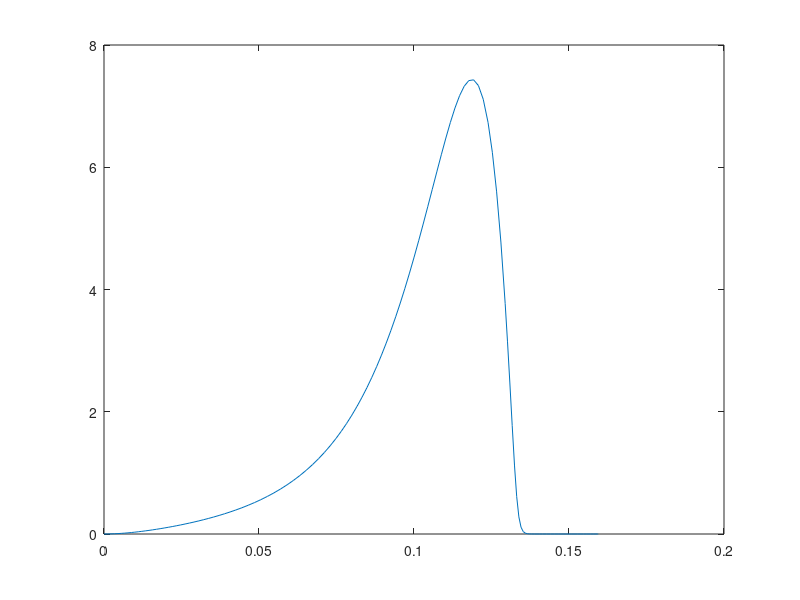

MATLAB code to generate this figure: (Note: this script raises an error after producing the figure.)
function test_muscle2

%optimized parameters:
%2: m = 0.0542; b = 0.2802; lc0 = 0.9678; k1 = 6.7281; k2 = 23.2794; k30 = 51.3537; k40 = 19.3801; km1 = 17.5804; km2 = 6.0156    ->> sum(dx^2) = 6.056118

filename = 'test_muscle2.h5';
doanalysis = {'phase','pert'};
doplot = {'init','phase','pert','nonlin','damping','calcium'}; %{'init','phase','pert','dev','length','nonlin','damping','calcium'};

par.L0 = 2.94;                  % mm
par.Lis = 2.7;                  % mm

par.lc0 = 1;                    % nondimensional
par.lambda2 = -20;              % nondim
par.L1 = par.lc0 - 0.05;        % nondim

par.C = 2;
par.S = 6;

par.P0 = 67;                    % mN/mm^2

par.k1 = 6.7281;                % 1/s
par.k2 = 23.2794;               % 1/s
par.k30 = 51.3537;              % 1/s
par.k40 = 19.3801;              % 1/s
par.km1 = 17.5804;              % 1/s
par.km2 = 6.0156;               % 1/s

par.msarc = 0.0542;                % arbitrary

par.alpham = 0.8;               
par.alphap = 2.9;
par.alphamax = 1.8;

par.mu = 23;

par.s = 0.05;

par.A = 0.125/par.L0;
par.phi = 0.1;
par.T = 1;
par.actdur = 0.36;

par.act = @(t) mod(t,1) < par.actdur;
par.L = @(t) par.L1 + par.A * cos(2*pi/T * (t - par.phi));

dt = 0.005;
phitest = 0:0.05:0.95;
showphi = [1 6 11 17];

dt = 0.005;
t0 = (0:dt:par.T)';

nd = 5;

pertmag = 0.1;

if ismember('init',doplot)
    tinit = [0 15*par.T];
    odeopt = odeset('RelTol',1e-6); %, 'OutputFcn', @odeplot);
    
    phi1 = 0.1;
    
    par.L = @(t) par.L1 + par.A * cos(2*pi/par.T * (t - phi1));
    par.Lp = @(t) -2*pi/par.T * par.A * sin(2*pi/par.T * (t - phi1));
    par.Lpp = @(t) -(2*pi/par.T * par.A)^2 * cos(2*pi/par.T * (t - phi1));
    X0 = [par.L1+par.A   0   0   0   1];
    [t,x] = ode45(@(t,x) odefcn(t,x,par), tinit, X0, odeopt);

    Pc1 = Pc(x(:,1),x(:,2), x(:,4), par);
    
    plot(t,Pc1);
end

if (ismember('phase',doanalysis))
    n = par.T / dt + 1;
    z = zeros(n,1);
    z5 = zeros(n,5);
    
    phasedata = struct('t',z, 'x',z5, 'xp',z5, 'sol',struct([]), ...
        'per',par.T, 'fcn',@(t,x) odefcn(t,x,par), ...
        'phi',0,'L',z,'V',z, 'L1',0, 'A',0, 'T',0, 'lc',z, 'vc',z, 'Pc',z, ...
        'jfcn',@(t,x) jfcn(t,x,par), 'fx',zeros(n,5,5), 'fexp',zeros(5,1), ...
        'fmode',zeros(n,5,5));
    phasedata = repmat(phasedata,[1 length(phitest)]);
    
    progress(0,length(phitest),'**** Phi test');
    for i = 1:length(phitest)
        phi1 = phitest(i);
        
        par.L = @(t) par.L1 + par.A * cos(2*pi/par.T * (t - phi1));
        par.V = @(t) -2*pi/par.T * par.A * sin(2*pi/par.T * (t - phi1));
        X0 = [0   0   0   0   1];
        
        [~,~,data1] = get_limit_cycle(@(t,x) odefcn(t,x,par), dt, par.T, X0, ...
            'Display','iter-detailed', 'fixedperiod',true, 'initialcycles',2, 'TolX',1e-8, 'RelTol',1e-6);
        data1.phi = phi1;
        data1.L = par.L(data1.t);
        data1.V = par.V(data1.t);
        data1.L1 = par.L1;
        data1.A = par.A;
        data1.T = par.T;
        data1.lc = data1.L - data1.x(:,1);
        data1.vc = data1.V - data1.x(:,2);
        data1.Pc = Pc(data1.lc, data1.vc, data1.x(:,4), par);
        
        data1 = get_floquet(data1,@(t,x) jfcn(t,x,par), 100);
        phasedata(i) = data1;
        
        progress(i);
    end
    h5writestruct(filename,phasedata,'rootgroup','phase');
end

if ismember('phase',doplot)
    phasedata = h5readstruct(filename,'rootgroup','phase');
    
    Pcall = cat(2,phasedata.Pc);

    figureseries('Phase effect');
    clf;
    maxforce = max(Pcall(:));
    hax = -1*ones(4,2);
    for i = 1:4
        hax(i,1) = subplot(2,2,i);
        hax(i,2) = copyobj(hax(i,1), gcf);

        pos = get(hax(i,1),'Position');
        height = pos(4);
        pos1 = pos;
        pos1(2) = pos1(2) + 0.25*height;
        pos1(4) = 0.75*height;
        pos2 = pos;
        pos2(4) = 0.25*height;

        set(hax(i,1),'Position',pos1);
        set(hax(i,2),'Position',pos2);

        fill([0 par.actdur par.actdur 0],[0 0 maxforce maxforce],[0.8 0.8 0.8], 'Parent',hax(i,1), ...
            'EdgeColor','none');

        fill([0 par.actdur par.actdur 0],par.L1 + par.A*[-1 -1 1 1],[0.8 0.8 0.8], 'Parent',hax(i,2), ...
            'EdgeColor','none');

        j = showphi(i);

        addplot(hax(i,1), phasedata(j).t, phasedata(j).Pc, 'r-', 'LineWidth',2);
        addplot(hax(i,2), phasedata(j).t, phasedata(j).L,'k-');
        axis(hax(i,2),'tight');
        xtick(hax(i,1), 'labeloff');

        xlabel(hax(i,2),'Time (s)');
        ylabel(hax(i,1),'Force (mN)');

        yl = get(hax(i,1),'YLim');
        maxforce = max(maxforce,yl(2));
    end;
    set(hax(:,1),'YLim',[0 maxforce]);
    set(hax, 'TickDir','out');
    set(hax(:,2), 'YAxisLocation','right');
    set(gcf,'Color','w');
    print('-dpdf','PhaseEffect.pdf');

    fxx = cat(4, phasedata.fx);
    sgn1 = sign(fxx(1,1,1,:));
    fxx(:,:,1,:) = bsxfun(@times, fxx(:,:,1,:), sgn1);

    fexp = cat(2,phasedata.fexp);

    figureseries('Mode time constants');
    plot(phitest, log(0.5) ./ real(fexp)');
    xlabel('Phase');
    ylabel('t_{1/2} (sec)');
    title('Mode time constants');
    print('-dpdf','ModeTimeConstants.pdf');

    t = phasedata(1).t;

    figureseries('Floquet modes vs. phi');
    clf;
    for i = 1:4,
        subplot(2,2,i);
        j = showphi(i);
        plot(phasedata(j).t, real(fxx(:,:,1,j)));
        if any(~isreal(fxx(:,:,1,j)))
            addplot(phasedata(j).t, imag(fxx(:,:,1,j)));
        end
        xlabel('Time (s)');
        title(sprintf('\\phi_{act} = %g',phitest(j)));
    end
    legend('lc','vc','Ca','Caf','m','Location','best');
    print('-dpdf','FloquetModesVsPhi.pdf');

    figureseries('Floquet exp');
    clf;
    i = 1;
    subplot(2,2,1);
    plot(phasedata(i).t, fxx(:,:,1,i), 'LineWidth',2);
    xlabel('Time (s)');
    labellines({'\delta l_c','\delta v_c', '\delta Ca', '\delta Caf', '\delta m'}, ...
        'location',[0.05 0.1 0.6 0.5 0.8],'rotation',0);

    a = find(t >= phitest(6),1);
    k = [a:length(t) 1:a-1]';
    dec = exp(phasedata(i).fexp(1)*phasedata(i).t);
    dec1 = zeros(size(dec));
    dec1(k) = dec;

    subplot(2,2,2);
    plot(phasedata(i).t, dec1,'k-', 'LineWidth',2);
    xlabel('Time (s)');

    subplot(2,4,6:7);
    plot(phasedata(i).t, bsxfun(@times, fxx(:,:,1,i), dec1), 'LineWidth',2);
    xlabel('Time (s)');
    print('-dpdf','FloquetExp.pdf');

    figureseries('Deviation from steady vs. phi');
    clf;
    for i = 1:4,
        subplot(2,2,i);
        j = showphi(i);
        h1 = plot(phasedata(j).t, phasedata(j).x, 'k--');
        h2 = addplot(phasedata(j).t, phasedata(j).x + 0.1*real(fxx(:,:,1,j)));
        xlabel('Time (s)');
        title(sprintf('\\phi_{act} = %g',phitest(j)));
    end
    legend([h1(1); h2], 'steady','lc','vc','Ca','Caf','m','Location','best');
    print('-dpdf','DevVsPhi.pdf');
end

if (ismember('pert',doanalysis))
    data = h5readstruct(filename,'rootgroup','phase');
    
    i = 3;
    t0 = data(i).t;
    xbase = data(i).x;
    Pcbase = data(i).Pc;
    lcbase = data(i).lc;
    vcbase = data(i).vc;
    
    phi1 = phitest(i);

    par.L = @(t) data(i).L1 + data(i).A * cos(2*pi/data(i).T * (t - data(i).phi));
    par.V = @(t) -2*pi/data(i).T * data(i).A * sin(2*pi/data(i).T * (t - data(i).phi));
    
    phipert = [0.2 0.7 0.2 0.2];
    pertval = [0.1 0 0 0 0; ...
        0.1 0 0 0 0;
        0 0.5 0 0 0;
        0 0 0 -0.1 0];

    progress(0,length(phipert),'**** Perturbation test');
    pertdata = struct([]);
    odeopt = odeset('RelTol',1e-6);
    for j = 1:length(phipert)
        a = find(t0 >= phipert(j),1);

        xinit = xbase(a,:) + pertval(j,:);
        sol = ode45(@(t,x) odefcn(t,x,par), t0(a) + [0 par.T], xinit', odeopt);

        t1 = t0;
        t1(1:a-1) = t0(1:a-1)+par.T;
        
        x1 = NaN(size(xbase));
        x1(a:end,:) = deval(sol, t0(a:end))';
        if (a > 1)
            x1(1:a-1,:) = deval(sol, par.T + t0(1:a-1))';
        end
        lc1 = par.L(t1) - x1(:,1);
        vc1 = par.V(t1) - x1(:,2);
        Pc1 = Pc(lc1, vc1, x1(:,4), par);

        pertdata(i,j).phipert = phipert(j);
        pertdata(i,j).xbase = xbase;
        pertdata(i,j).Pcbase = Pcbase;
        pertdata(i,j).lcbase = lcbase;
        pertdata(i,j).vcbase = vcbase;
        pertdata(i,j).t = t0;
        pertdata(i,j).x = x1;
        pertdata(i,j).xinit = xinit;
        pertdata(i,j).L = par.L(t0);
        pertdata(i,j).L = par.L(t1);
        pertdata(i,j).lc = lc1;
        pertdata(i,j).vc = vc1;
        pertdata(i,j).Pc = Pc1;
        progress(j);
    end

    h5writestruct(filename,pertdata,'rootgroup','pert');
end

if ismember('pert',doplot)
    pertdata = h5readstruct(filename,'rootgroup','pert');

    figureseries('Random perturbations');
    clf;
    i = 3;
    t0 = pertdata(i,1).t;
    xbase = pertdata(i,1).xbase;
    Pcbase = pertdata(i,1).Pcbase;
    lcbase = pertdata(i,1).lcbase;
    vcbase = pertdata(i,1).vcbase;

    hax = zeros(4,1);
    for j = 1:4
        hax(j) = subplot(4,1,j);
    end

    plot(hax(1), t0,lcbase, 'k-', 'LineWidth',2);
    plot(hax(2), t0,vcbase, 'k-', 'LineWidth',2);
    plot(hax(3), t0,xbase(:,4), 'k-', 'LineWidth',2);
    plot(hax(4), t0,Pcbase, 'k-', 'LineWidth',2);

    col = 'rgbc';
    for j = 1:size(pertdata,2)
        addplot(hax(1), t0,pertdata(i,j).lc, [col(j) '--']);
        addplot(hax(2), t0,pertdata(i,j).vc, [col(j) '--']);
        addplot(hax(3), t0,pertdata(i,j).x(:,4), [col(j) '--']);
        addplot(hax(4), t0,pertdata(i,j).Pc, [col(j) '--']);
    end

    linkaxes(hax(1:4), 'x');
    axis(hax(1),'tight');
    axis(hax(2),'tight');
    axis(hax(3),'tight');
    axis(hax(4),'tight');
    xtick(hax(1),'labeloff');
    xtick(hax(2),'labeloff');
    xtick(hax(3),'labeloff');

    ylabel(hax(1),'l_c (cm)');
    ylabel(hax(2),'v_c (cm/s)');
    ylabel(hax(3),'Caf');
    ylabel(hax(4),'P_c (mN)');
    xlabel(hax(4),'Time (sec)');

    set(hax,'Box','off', 'TickDir','out');
    print('-dpdf','Pert.pdf');
end

if (ismember('dev',doanalysis))
    data = h5readstruct(filename,'rootgroup','phase');
    devdata = struct([]);
    
    fxx = cat(4, data.fx);
    
    figureseries('Test');
    clf;
    
    Pcdevall = zeros(length(t0),length(phitest),length(phitest));
    W0 = zeros(length(phitest),1);
    Wdev = zeros(length(phitest),length(phitest));
    
    info = h5info(filename);
    if ~isempty(info.Datasets)
        existsets = {info.Datasets.Name};
    else
        existsets = {};
    end
    if ~ismember('Pcdevall',existsets)
        h5create(filename,'/Pcdevall',size(Pcdevall));
    end
    if ~ismember('W0',existsets)
        h5create(filename,'/W0',size(W0));
    end
    if ~ismember('Wdev',existsets)
        h5create(filename,'/Wdev',size(Wdev));
    end

    n = 1;
    N = length(data) * length(phitest);
    progress(0,N, '**** Computing deviations...');
    odeopt = odeset('RelTol',1e-6);
    for i = 1:length(data)
        t0 = data(i).t;
        xbase = data(i).x;
        Pcbase = data(i).Pc;
        lcbase = data(i).lc;
        vcbase = data(i).vc;

        par.L = @(t) data(i).L1 + data(i).A * cos(2*pi/data(i).T * (t - data(i).phi));
        par.V = @(t) -2*pi/data(i).T * data(i).A * sin(2*pi/data(i).T * (t - data(i).phi));
        
        W0(i) = trapz(-data(i).L, Pcbase);
        % plot(-data(i).L(t), Pcbase, 'k-');
        % fprintf('Total work at phase %g = %g\n', phitest(i), W0(i));

        dec = exp(data(i).fexp(1)*data(i).t);
        for j = 1:length(phitest),
            a = find(t0 >= phitest(j),1);
            k = [a:length(t0) 1:a-1]';
            dec1 = zeros(size(dec));
            dec1(k) = dec;

            dev1 = fxx(:,:,1,i);
            %dev1 = dev1 / sqrt(sum(dev1(1,:).^2));
            dev1 = bsxfun(@times, dev1, dec1);

            xfx1 = xbase + 0.2*dev1;
            Pcdevall(:,i,j) = Pc(par.L(t0)-xfx1(:,1),par.V(t0)-xfx1(:,2),xfx1(:,4), par);

            Wdev(i,j) = trapz(-data(i).L, Pcdevall(:,i,j));
            %addplot(-data(i).L(t), Pcdevall(:,i,j), 'r-');
            %drawnow;
            
            if (ismember(j,showphi))
                sol = ode45(@(t,x) odefcn(t,x,par), t0(a) + [0 par.T], xfx1(a,:)', odeopt);

                x1 = NaN(size(xbase));
                t1 = t0;
                t1(1:a-1) = par.T + t0(1:a-1);
                x1(a:end,:) = deval(sol, t0(a:end))';
                if (a > 1)
                    x1(1:a-1,:) = deval(sol, par.T + t0(1:a-1))';
                end
                lc1 = par.L(t1) - x1(:,1);
                vc1 = par.V(t1) - x1(:,2);
                Pc1 = Pc(lc1,vc1, x1(:,4), par);
            else
                x1 = NaN(length(t0),5);
                lc1 = NaN(length(t0),1);
                vc1 = NaN(length(t0),1);
                Pc1 = NaN(length(t0),1);
            end

            devdata(i,j).phipert = phitest(j);
            devdata(i,j).xbase = xbase;
            devdata(i,j).lcbase = lcbase;
            devdata(i,j).vcbase = vcbase;
            devdata(i,j).Pcbase = Pcbase;
            devdata(i,j).t = t0;
            devdata(i,j).x = x1;
            devdata(i,j).xfx = xfx1;
            devdata(i,j).L = par.L(t1);
            devdata(i,j).V = par.V(t1);
            devdata(i,j).lc = lc1;
            devdata(i,j).vc = vc1;
            devdata(i,j).Pc = Pc1;
                        
            n = n+1;
            
            progress(n);
        end
        h5writestruct(filename,devdata,'rootgroup','dev');
        h5write(filename,'/Pcdevall',Pcdevall);
        h5write(filename,'/W0',W0);
        h5write(filename,'/Wdev',Wdev);
    end
end

if ismember('dev',doplot)
    data = h5readstruct(filename,'rootgroup','phase');
    devdata = h5readstruct(filename,'rootgroup','dev');
    Pcdevall = h5read(filename,'/Pcdevall');
    W0 = h5read(filename,'/W0');
    Wdev = h5read(filename,'/Wdev');
    
    figureseries('Check Floquet');
    clf;
    showphi = [1 6 11 17];
    k = 1;
    for ii = 1:4
        i = showphi(ii);
        for jj = 1:4
            j = showphi(jj);

            subplot(4,4,k);
            plot(devdata(i,j).t,devdata(i,j).xbase,'k-');
            addplot(devdata(i,j).t,real(devdata(i,j).x), '--', 'LineWidth',2);
            addplot(devdata(i,j).t,real(devdata(i,j).xfx),':', 'LineWidth',2);
            k = k+1;
        end
    end
    print('-dpdf','CheckFloquet.pdf');

    figureseries('Effect of perturbations');
    clf;
    showphi = 1;
    plot(data(showphi).t, data(showphi).Pc, 'k--','LineWidth',2);
    for i = 1:4:length(phitest),
        addplot(data(showphi).t, Pcdevall(:,showphi,i), 'r-');
    end
    print('-dpdf','EffectPert.pdf');

    figureseries('Change in work');
    clf;
    showphi = 1:5:length(phitest);
    plot(phitest, bsxfun(@minus,Wdev(showphi,:),W0(showphi)) / max(abs(W0)));
    xlabel('Perturbation phase');
    ylabel('Work');

    lab = cell(size(showphi));
    for i = 1:length(showphi)
        lab{i} = num2str(phitest(showphi(i)));
    end

    labellines(lab, 'location',[0.6 0.6 0.65 0.45],'rotation',0);
    print('-dpdf','ChangeInWork.pdf');

    figureseries('Change in work contour');
    clf;
    contourf(phitest, phitest, bsxfun(@minus, Wdev, W0)' / max(abs(W0)));
    hcol = colorbar;

    xlabel('Phase of activation');
    ylabel('Phase of perturbation');

    ylabel(hcol, 'Fractional change');
    print('-dpdf','ChangeInWorkCont.pdf');
end

L1test = par.lc0 + [-2*par.A 0 2*par.A];
phitest2 = 0:0.2:0.8;
if (ismember('length',doanalysis))
    L1orig = par.L1;
    L1data = struct([]);
    N = length(phitest2)*length(L1test);
    n = 1;
    progress(0,N, '**** Length test');
    for i = 1:length(phitest2)
        phi = phitest2(i);
        for j = 1:length(L1test)
            par.L1 = L1test(j);

            par.L = @(t) par.L1 + par.A * cos(2*pi/par.T * (t - phi));
            par.V = @(t) -2*pi/par.T * par.A * sin(2*pi/par.T * (t - phi));
            X0 = [0   0   0   0   1];

            [~,~,data1] = get_limit_cycle(@(t,x) odefcn(t,x,par), dt, par.T, X0, ...
                'Display','iter-detailed', 'fixedperiod',true, 'initialcycles',2, 'TolX',1e-8, 'RelTol',1e-6);
            
            data1.lc = par.L(data1.t) - data1.x(:,1);
            data1.vc = par.V(data1.t) - data1.x(:,2);
            data1.Pc = Pc(data1.lc, data1.vc, data1.x(:,4), par);

            data1 = get_floquet(data1,@(t,x) jfcn(t,x,par), 100);
            data1.L = par.L(data1.t);
            data1.V = par.V(data1.t);
            L1data = makestructarray(L1data,data1);
            n = n+1;
            progress(n);
        end
    end
    L1data = reshape(L1data,[length(L1test) length(phitest2)]);
    h5writestruct(filename,L1data,'rootgroup','length');
    %reset L1
    par.L1 = L1orig;
end

if ismember('length',doplot)
    L1data = h5readstruct(filename,'rootgroup','length');
    
    t = L1data(1).t;
    lcall = cat(2,L1data.lc);
    lcall = reshape(lcall,[],3,length(phitest2));

    col = get(groot,'defaultAxesColorOrder');
    
    figureseries('Length effect');
    clf;
    subplot(2,2,1);
    lc1 = 0.7*par.lc0:0.01:1.3*par.lc0;
    plot(lc1, lambda(lc1, par), 'k--');
    addplot(squeeze(lcall(:,1,:)), squeeze(lambda(lcall(:,1,:),par)),'Color',col(1,:),'LineWidth',2);
    addplot(squeeze(lcall(:,2,:)), squeeze(lambda(lcall(:,2,:),par)),'-', 'Color',col(2,:),'LineWidth',2);
    addplot(squeeze(lcall(:,3,:)), squeeze(lambda(lcall(:,3,:),par)),'-', 'Color',col(3,:),'LineWidth',2);
    axis tight;
    xlabel('lc');
    ylabel('\lambda');

    subplot(2,2,2);
    plot(t, squeeze(lcall(:,1,:)),'Color',col(1,:));
    addplot(t, squeeze(lcall(:,2,:)),'g-', 'Color',col(2,:));
    addplot(t, squeeze(lcall(:,3,:)),'r-', 'Color',col(3,:));
    xlabel('Time (s)');
    ylabel('lc');

    subplot(2,1,2);
    fexp = cat(3,L1data.fexp);
    fexp = reshape(fexp,[5 size(L1data)]);
    plot(phitest2,log(0.5) ./ real(squeeze(fexp(1,:,:))),'o-');
    
    lab = cellfun(@(x) num2str(diground(x,0.001)),num2cell(L1test),'UniformOutput',false);
    labellines(lab);
    
    xlabel('Activation phase');
    ylabel('Mode 1 time constant (sec)');
    print('-dpdf','LengthEffect.pdf');
end

vals = fullfact([2 2 2 3]);
islen = vals(:,1) == 2;
isvel = vals(:,2) == 2;
iswork = vals(:,3) == 2;
stiffval = vals(:,4);
N = length(islen)*length(phitest2);
nldone = false;

if (ismember('nonlin',doanalysis))
    par0 = par;
    
    NLdata = struct([]);
    n = 0;
    
    progress(0,N, '**** Nonlinear calculations');
    for i = 1:length(islen)
        if (islen(i))
            par.lambda2 = par0.lambda2;
        else
            par.lambda2 = 0;
        end
        if (isvel(i))
            par.alpham = par0.alpham;
            par.alphap = par0.alphap;
        else
            par.alpham = 0;
            par.alphap = 0;
        end
        if (iswork(i))
            par.km1 = par0.km1;
        else
            par.km1 = 0;
        end
        switch stiffval(i)
          case 1
            par.mu0 = par0.mu0 + par0.mu1;
            par.mu1 = 0;
          case 2
            par.mu0 = par0.mu0;
            par.mu1 = 0;
          case 3
            par.mu0 = par0.mu0;
            par.mu1 = par0.mu1;
        end
        
        for k = 1:length(phitest2)
            phi = phitest2(k);

            par.L = @(t) par.L1 + par.A * cos(2*pi/par.T * (t - phi));
            par.V = @(t) -2*pi/par.T * par.A * sin(2*pi/par.T * (t - phi));
            X0 = [0   0   0   0   1];

            [~,~,data1] = get_limit_cycle(@(t,x) odefcn(t,x, par), 0.005, par.T, X0, ...
                'Display','iter-detailed', 'fixedperiod',true, 'initialcycles',2, 'TolX',1e-8, 'RelTol',1e-6);

            data1.lc = par.L(data1.t) - data1.x(:,1);
            data1.vc = par.V(data1.t) - data1.x(:,2);
            data1.Pc = Pc(data1.lc, data1.vc, data1.x(:,4), par);

            data1 = get_floquet(data1,@(t,x) jfcn(t,x, par), 100);
            data1.L = par.L(data1.t);
            data1.V = par.V(data1.t);
            data1.islen = islen(i);
            data1.isvel = isvel(i);
            data1.iswork = iswork(i);
            data1.stiffval = stiffval(i);
            
            NLdata = makestructarray(NLdata,data1);
            n = n+1;
            progress(n);
        end
    end
    NLdata = reshape(NLdata,[length(phitest2) length(islen)]);

    h5writestruct(filename,NLdata,'rootgroup','nonlin');
    par = par0;
end

if ismember('nonlin',doplot)
    NLdata = h5readstruct(filename,'rootgroup','nonlin');

    figureseries('Floquet exp vs nonlin');
    clf;
    fexp = cat(3,NLdata.fexp);
    fexp = reshape(fexp,[5 size(NLdata)]);

    clf;
    yl = [Inf -Inf];
    hax = zeros(4,1);
    for i = 1:4,
        switch i
            case 1
                good = ~islen & ~isvel;
                ttl = 'fl=0, fv=0';
            case 2
                good = islen & ~isvel;
                ttl = 'fv=0';
            case 3
                good = ~islen & isvel;
                ttl = 'fl=0';
            case 4
                good = islen & isvel;
                ttl = 'all';
        end
        hax(i) = subplot(2,2,i);
        plot(phitest2, squeeze(real(fexp(1,:,good))));
        xlabel('Activation phase');
        ylabel('Mode 1 exponent');
        title(ttl);
        if (i == 1)
            legend('none','stiff=const','work=0','both');
        end
        yl1 = ylim;
        if (yl1(1) < yl(1))
            yl(1) = yl1(1);
        end
        if (yl1(2) > yl(2))
            yl(2) = yl1(2);
        end
    end
    set(hax,'YLim',yl);
    print('-dpdf','FloquetExpVsNonLin.pdf');

    leg = cell(length(islen),1);
    for i = 1:length(islen)
        leg{i} = '0000';
        if isvel(i)
            leg{i}(1) = 'V';
        end
        if islen(i)
            leg{i}(2) = 'L';
        end
        if iswork(i)
            leg{i}(3) = 'W';
        end
        if stiffval(i) == 2
            leg{i}(4) = 'S';
        elseif stiffval(i) == 3
            leg{i}(4) = '$';
        end
    end
            
    figureseries('Floquet exp vs nonlin2');
    clf;

    fexpmn = nanmean(fexp(1,:,:),2);
    fexpmn = reshape(fexpmn,4,2,3);
    fexpmn = permute(fexpmn,[1 3 2]);
    fexpmn = reshape(fexpmn,4,6)';
    
    leg1 = reshape(leg,4,2,3);
    leg1 = permute(leg1,[1 3 2]);
    leg1 = reshape(leg1,4,6)';
    
    imagesc(log(0.5) ./ fexpmn);
    xt = cellfun(@(x) (x(1:2)), leg1(1,:), 'UniformOutput',false);
    yt = cellfun(@(x) (x(3:4)), leg1(:,1), 'UniformOutput',false);
    
    xtick(xt);
    ytick(yt);
    title('Mode 1 time constant (sec)');
    
    colorbar;
    
    Pcnl = cat(2,NLdata.Pc);
    Pcnl = reshape(Pcnl, [size(Pcnl,1) size(NLdata)]);

    t = NLdata(1).t;

    figureseries('Nonlinearity effect');
    
    leg1 = reshape(leg1,[4 6])';
    
    clf;
    j = 4;
    yl = [Inf -Inf];
    hax = zeros(4,1);
    for i = 1:4,
        switch i
            case 1
                good = ~islen & ~isvel;
                ttl = '00';
            case 2
                good = islen & ~isvel;
                ttl = '0L';
            case 3
                good = ~islen & isvel;
                ttl = 'V0';
            case 4
                good = islen & isvel;
                ttl = 'VL';
        end
        hax(i) = subplot(2,2,i);
        plot(t, squeeze(Pcnl(:,j,good)));
        legend(leg1(:,i));
        xlabel('Time (s)');
        ylabel('Force (mN)');
        title(ttl);
        yl1 = ylim;
        if (yl1(1) < yl(1))
            yl(1) = yl1(1);
        end
        if (yl1(2) > yl(2))
            yl(2) = yl1(2);
        end
    end
    set(hax,'YLim',yl);
    print('-dpdf','NonLin.pdf');
end

Btest = [0.05 0.1 0.28 0.5 1 2];
if ismember('damping',doanalysis)
    Bdata = struct([]);
    for i = 1:length(phitest2)
        phi = phitest2(i);
        for j = 1:length(Btest)
            par.b = Btest(j);
            
            par.L = @(t) par.L1 + par.A * cos(2*pi/par.T * (t - phi));
            par.V = @(t) -2*pi/par.T * par.A * sin(2*pi/par.T * (t - phi));
            X0 = [0   0   0   0   1];

            [~,~,data1] = get_limit_cycle(@(t,x) odefcn(t,x, par), 0.005, par.T, X0, ...
                'Display','iter-detailed', 'fixedperiod',true, 'initialcycles',2, 'TolX',1e-8, 'RelTol',1e-6);

            data1.lc = par.L(data1.t) - data1.x(:,1);
            data1.vc = par.V(data1.t) - data1.x(:,2);
            data1.Pc = Pc(data1.lc, data1.vc, data1.x(:,4), par);

            data1 = get_floquet(data1,@(t,x) jfcn(t,x, par), 100);
            
            data1.L = par.L(data1.t);
            data1.V = par.V(data1.t);
            data1.b = par.b;
            Bdata = makestructarray(Bdata,data1);
        end
    end
    Bdata = reshape(Bdata,[length(Btest) length(phitest2)]);
    h5writestruct(filename,Bdata,'rootgroup','damping');
end

if ismember('damping',doplot)
    Bdata = h5readstruct(filename,'rootgroup','damping');
    figureseries('Damping effect');
    fexp = cat(3,Bdata.fexp);
    fexp = reshape(fexp,[5 size(Bdata)]);
    
    Btime = log(0.5) ./ real(squeeze(fexp(1,:,:)));
    plot(Btest,nanmedian(Btime,2),'ko-');
    addplot([Btest; Btest],[min(Btime,[],2) max(Btime,[],2)]','k-');
    
    xlabel('Damping coefficient');
    ylabel('t_{1/2} (sec)');
    title('Mode one time constant vs damping');
    print('-dpdf','Damping.pdf');
end

k3test = 0.6:0.1:1.4;
k4test = [0.8 1 1.2];
if ismember('calcium',doanalysis)
    phi = 0;
    k30 = par.k30;
    k40 = par.k40;
    
    par.L = @(t) par.L1 + par.A * cos(2*pi/par.T * (t - phi));
    par.V = @(t) -2*pi/par.T * par.A * sin(2*pi/par.T * (t - phi));
    X0 = [0   0   0   0   1];
    
    k34data = struct([]);
    for i = 1:length(k3test)
        par.k30 = k30*k3test(i);
        for j = 1:length(k4test)
            par.k40 = k40*k4test(j);
            
            [~,~,data1] = get_limit_cycle(@(t,x) odefcn(t,x, par), 0.005, par.T, X0, ...
                'Display','iter-detailed', 'fixedperiod',true, 'initialcycles',2, 'TolX',1e-8, 'RelTol',1e-6);

            data1.lc = par.L(data1.t) - data1.x(:,1);
            data1.vc = par.V(data1.t) - data1.x(:,2);
            data1.Pc = Pc(data1.lc, data1.vc, data1.x(:,4), par);

            data1 = get_floquet(data1,@(t,x) jfcn(t,x, par), 100);
            data1.L = par.L(data1.t);
            data1.V = par.V(data1.t);
            data1.k30 = par.k30;
            data1.k40 = par.k40;
            k34data = makestructarray(k34data,data1);
        end
    end
    k34data = reshape(k34data,[length(k4test) length(k3test)]);
    h5writestruct(filename,k34data,'rootgroup','calcium');
    
    par.k30 = k30;
    par.k40 = k40;
end

if ismember('calcium',doplot)
    k34data = h5readstruct(filename,'rootgroup','calcium');
    figureseries('Calcium dynamics effect');
    fx = cat(3,k34data.fexp);
    fx = reshape(fx,[5 size(k34data)]);
    plot(k3test*par.k30,log(0.5) ./ real(squeeze(fx(1,:,:))),'o-');

    lab = cell(size(k4test));
    for i = 1:length(k4test)
        lab{i} = sprintf('%.2g',k4test(i)*par.k40);
        if (i == 1)
            lab{i} = ['k4 = ' lab{i}];
        end
    end
    labellines(lab ,'rotation',0);

    xlabel('k3');
    ylabel('t_{1/2} (sec)');
    title('Mode one time constant vs k3 and k4');
    print('-dpdf','Calcium.pdf');
end

dutyfile = 'test_muscle_duty.h5';

dutyvals = [0.1 0.2 0.3 0.36 0.4 0.5];
k3test = [0.8 1 1.2];
k4test = [0.8 1 1.2];
[phivals2,dutyvals2, k3vals2, k4vals2] = ndgrid(phitest2,dutyvals,k3test,k4test);
n = numel(phivals2);
if ismember('duty',doanalysis)
    if exist(dutyfile,'file')
        delete(dutyfile);
    end
    h5create(dutyfile,'/phi',size(phivals2));
    h5write(dutyfile,'/phi',phivals2);
    h5create(dutyfile,'/duty',size(dutyvals2));
    h5write(dutyfile,'/duty',dutyvals2);
    h5create(dutyfile,'/k3',size(k3vals2));
    h5write(dutyfile,'/k3',k3vals2);
    h5create(dutyfile,'/k4',size(k4vals2));
    h5write(dutyfile,'/k4',k4vals2);
    
    nt = length(t0);
    nfourier = 150;
    
    sz = size(phivals2);

    h5create(dutyfile, '/t', [nt 1]);
    h5write(dutyfile, '/t', t0);
    h5create(dutyfile, '/L', [nt sz]);
    h5create(dutyfile, '/V', [nt sz]);

    h5create(dutyfile, '/ls', [nt sz]);
    h5create(dutyfile, '/vs', [nt sz]);
    h5create(dutyfile, '/Ca', [nt sz]);
    h5create(dutyfile, '/Caf', [nt sz]);
    h5create(dutyfile, '/m', [nt sz]);
    
    h5create(dutyfile, '/Pc', [nt sz]);
    h5create(dutyfile, '/lc', [nt sz]);
    h5create(dutyfile, '/vc', [nt sz]);
    
    h5create(dutyfile, '/fx', [nt nd nd sz]);
    h5create(dutyfile, '/fexp', [nd sz]);
    h5create(dutyfile, '/fmode', [2*nfourier+1 nd nd sz]);
    
    phivals2 = phivals2(:);
    dutyvals2 = dutyvals2(:);
    k3vals2 = k3vals2(:);
    k4vals2 = k4vals2(:);
    
    k30 = par.k30;
    k40 = par.k40;
    progress(0,n,'**** Duty cycle tests');
    for i = 1:n
        phi = phivals2(i);
        par.k30 = k3vals2(i)*k30;
        par.k40 = k4vals2(i)*k40;
        
        par.L = @(t) par.L1 + par.A * cos(2*pi/par.T * (t - phi));
        par.V = @(t) -2*pi/par.T * par.A * sin(2*pi/par.T * (t - phi));
        X0 = [0   0   0   0   1];
        
        [i1,i2,i3,i4] = ind2sub(sz,i);

        par.duty = dutyvals2(i);
        
        par.act = @(t) mod(t,par.T) < par.duty;
        
        [~,~,data1] = get_limit_cycle(@(t,x) odefcn(t,x,par), 0.005, par.T, X0, ...
            'Display','final', 'fixedperiod',true, 'initialcycles',10, 'TolX',1e-8, 'RelTol',1e-6);
        data1.lc = par.L(data1.t) - data1.x(:,1);
        data1.vc = par.V(data1.t) - data1.x(:,2);
        data1.Pc = Pc(data1.lc, data1.vc, data1.x(:,4), par);
        
        data1 = get_floquet(data1,@(t,x) jfcn(t,x,par), nfourier);
        data1.k30 = par.k30;
        data1.k40 = par.k40;
        data1.duty = par.duty;
        data1.phi = phi;
        
        h5write(dutyfile, '/L',par.L(data1.t), [1 i1 i2 i3 i4], [nt 1 1 1 1]);
        h5write(dutyfile, '/V',par.V(data1.t), [1 i1 i2 i3 i4], [nt 1 1 1 1]);

        h5write(dutyfile, '/ls', data1.x(:,1), [1 i1 i2 i3 i4], [nt 1 1 1 1]);
        h5write(dutyfile, '/vs', data1.x(:,2), [1 i1 i2 i3 i4], [nt 1 1 1 1]);
        h5write(dutyfile, '/Ca', data1.x(:,3), [1 i1 i2 i3 i4], [nt 1 1 1 1]);
        h5write(dutyfile, '/Caf', data1.x(:,4), [1 i1 i2 i3 i4], [nt 1 1 1 1]);
        h5write(dutyfile, '/m', data1.x(:,5), [1 i1 i2 i3 i4], [nt 1 1 1 1]);
        
        h5write(dutyfile, '/Pc',data1.Pc, [1 i1 i2 i3 i4], [nt 1 1 1 1]);
        h5write(dutyfile, '/lc',data1.lc, [1 i1 i2 i3 i4], [nt 1 1 1 1]);
        h5write(dutyfile, '/vc',data1.vc, [1 i1 i2 i3 i4], [nt 1 1 1 1]);

        h5write(dutyfile, '/fx',data1.fx, [1 1 1 i1 i2 i3 i4], [nt nd nd 1 1 1 1]);
        h5write(dutyfile, '/fexp',data1.fexp, [1 i1 i2 i3 i4], [nd 1 1 1 1]);
        h5write(dutyfile, '/fmode',data1.fmode, [1 1 1 i1 i2 i3 i4], [2*nfourier+1 nd nd 1 1 1 1]);
        
        progress(i);
    end
end


%--------------------------------------------------------
function [hx,dhx] = h(x, par)

exs = exp(x/par.s);
hx = par.s * log(1 + exs);
if (nargout == 2)
    dhx = exs ./ (1 + exs);
end

function [gx,dgx] = g(x, par)

e2xs = exp(-2*x/par.s);
gx = 1./(1+e2xs);

if (nargout == 2)
    dgx = -2*e2xs ./ (1+e2xs);
end

function [hl,dl] = lambda(lc, par)

l0 = 1 + par.lambda2 * (lc - par.lc0).^2;
if (nargout == 1)
    hl = h(l0, par);
else
    [hl,dhl] = h(l0, par);
    dl = 2.*par.lambda2.*(lc - par.lc0) .* dhl;
end

function [x,dx] = alpha(vc, par)

if (nargout == 1)
    x0 = 1 + par.alphap * h(vc,par) - par.alpham * h(-vc,par);
    x = h(x0,par);
else
    [hvcp,dhvcp] = h(vc,par);
    [hvcm,dhvcm] = h(-vc,par);
    x0 = 1 + par.alphap * hvcp - par.alpham * hvcm;
    [x,dhx] = h(x0,par);

    dx = (par.alpham .* dhvcm + par.alphap .* dhvcp) .* ...
        dhx;
end

function p = Pc(lc, vc, Caf, par)

p = lambda(lc,par) .* alpha(vc,par) .* Caf;


function dx = odefcn(t,x, par)

lc = x(1,:);
vc = x(2,:);
Ca = x(3,:);
Caf = x(4,:);
m = x(5,:);

actval = par.act(t);
Lval = par.L(t);
Lppval = par.Lpp(t);

gact = g(actval-0.5, par);

Pcval = Pc(lc,vc,Caf, par);

dm = par.km1*Pcval.*h(-vc, par) - par.km2*(m-1).*g(vc, par);

k3 = par.k30 ./ sqrt(m);
k4 = par.k40 .* sqrt(m);

dCaf = (k3 .* Ca - k4 .* Caf) .* (1 - Caf);
dCa = (k4 .* Caf - k3 .* Ca) .* (1 - Caf) + ...
    gact .* par.k1 .* (par.C - Ca - Caf) + ...
    (1 - gact) .* par.k2 .* Ca .* (par.C - par.S - Ca - Caf);
dlc = vc;

dvc = 1/par.msarc * (Pcval - par.mu*Lval - par.msarc*Lppval + par.mu*lc);

dx = [dlc; dvc; dCa; dCaf; dm];


    
function J = jfcn(t,x, par)

% From Mathematica:
% [0,1,0,0,0;mm.^(-1).*((-1).*mu0+(-1).*Caf.*mu1+(-1).*Caf.*alpha(V+ ...
%   (-1).*vs).*Derivative(1)(lambda)(L+(-1).*ls)),mm.^(-1).*((-1).*b+( ...
%   -1).*Caf.*lambda(L+(-1).*ls).*Derivative(1)(alpha)(V+(-1).*vs)),0, ...
%   mm.^(-1).*((-1).*ls.*mu1+alpha(V+(-1).*vs).*lambda(L+(-1).*ls)),0; ...
%   0,0,(-1).*(1+(-1).*Caf).*k30.*m.^(-1/2)+(-1).*Ca.*k2.*(1+(-1).*g(( ...
%   -0.5E0)+a))+k2.*(C+(-1).*Ca+(-1).*Caf+(-1).*S).*(1+(-1).*g(( ...
% -0.5E0)+a))+(-1).*k1.*g((-0.5E0)+a),Ca.*k30.*m.^(-1/2)+(1+(-1).* ...
%  Caf).*k40.*m.^(1/2)+(-1).*Caf.*k40.*m.^(1/2)+(-1).*Ca.*k2.*(1+(-1) ...
%   .*g((-0.5E0)+a))+(-1).*k1.*g((-0.5E0)+a),(1+(-1).*Caf).*((1/2).* ...
%   Ca.*k30.*m.^(-3/2)+(1/2).*Caf.*k40.*m.^(-1/2));0,0,(1+(-1).*Caf).* ...
%   k30.*m.^(-1/2),(-1).*Ca.*k30.*m.^(-1/2)+(-1).*(1+(-1).*Caf).*k40.* ...
%   m.^(1/2)+Caf.*k40.*m.^(1/2),(1+(-1).*Caf).*((-1/2).*Ca.*k30.*m.^( ...
%   -3/2)+(-1/2).*Caf.*k40.*m.^(-1/2));(-1).*Caf.*km1.*alpha(V+(-1).* ...
%   vs).*h((-1).*V+vs).*Derivative(1)(lambda)(L+(-1).*ls),(-1).*Caf.* ...
%   km1.*h((-1).*V+vs).*lambda(L+(-1).*ls).*Derivative(1)(alpha)(V+( ...
%   -1).*vs)+km2.*((-1)+m).*Derivative(1)(g)(V+(-1).*vs)+Caf.*km1.* ...
%   alpha(V+(-1).*vs).*lambda(L+(-1).*ls).*Derivative(1)(h)((-1).*V+ ...
%   vs),0,km1.*alpha(V+(-1).*vs).*h((-1).*V+vs).*lambda(L+(-1).*ls),( ...
%   -1).*km2.*g(V+(-1).*vs)];

ls = x(1,:);
vs = x(2,:);
Ca = x(3,:);
Caf = x(4,:);
m = x(5,:);

sqm = sqrt(m);

Lval = par.L(t);
Vval = par.V(t);

lc = Lval - ls;
vc = Vval - vs;

[lambdaval,dl] = lambda(lc, par);
[alphaval,da] = alpha(vc, par);
actval = par.act(t);
gact = g(actval-0.5, par);
[gvc,dg] = g(vc,par);

hvcm = h(-vc,par);

muval = mu(Caf, par);

J = [0,1,0,0,0; ...
    ...
    1/par.mm .* (-muval - Caf.*par.mu1 - dl.*alphaval.*Caf), ...
    1/par.mm .* (-par.b - lambdaval.*da.*Caf), ...
    0, ...
    1/par.mm .* (-ls.*par.mu1 + alphaval.*lambdaval),...
    0; ...
    ...
    0, ...
    0, ...
    -(1 - Caf).*par.k30./sqm - Ca.*par.k2.*(1 - gact) + ...
            par.k2.*(par.C - par.S - Ca - Caf) .* (1 - gact) - par.k1 .* gact, ...
    Ca.*par.k30./sqm + (1 - 2*Caf).*par.k40.*sqm - Ca.*par.k2.*(1 - gact) - par.k1.*gact, ...
    (1 - Caf) .* (0.5.*Ca .* par.k30 .* m.^-1.5 + 0.5.*Caf.*par.k40./sqm); ...
    ...
    0, ...
    0, ...
    (1 - Caf) .* par.k30./sqm, ...
    -Ca.*par.k30./sqm - (1 - 2*Caf).*par.k40.*sqm,...
    (1 - Caf) .* (-0.5.*Ca.*par.k30.*m.^-1.5 - 0.5.*Caf.*par.k40./sqm); ...
    ...
    -Caf.*par.km1.*alphaval .* hvcm .* dl, ...
    -Caf.*par.km1.*hvcm.*lambdaval.*da + par.km2.*(m-1).*dg + ...
            Caf.*par.km1.*alphaval.*lambdaval.*hvcm,...
    0,...
    par.km1.*alphaval.*hvcm.*lambdaval,...
    -par.km2.*gvc];



